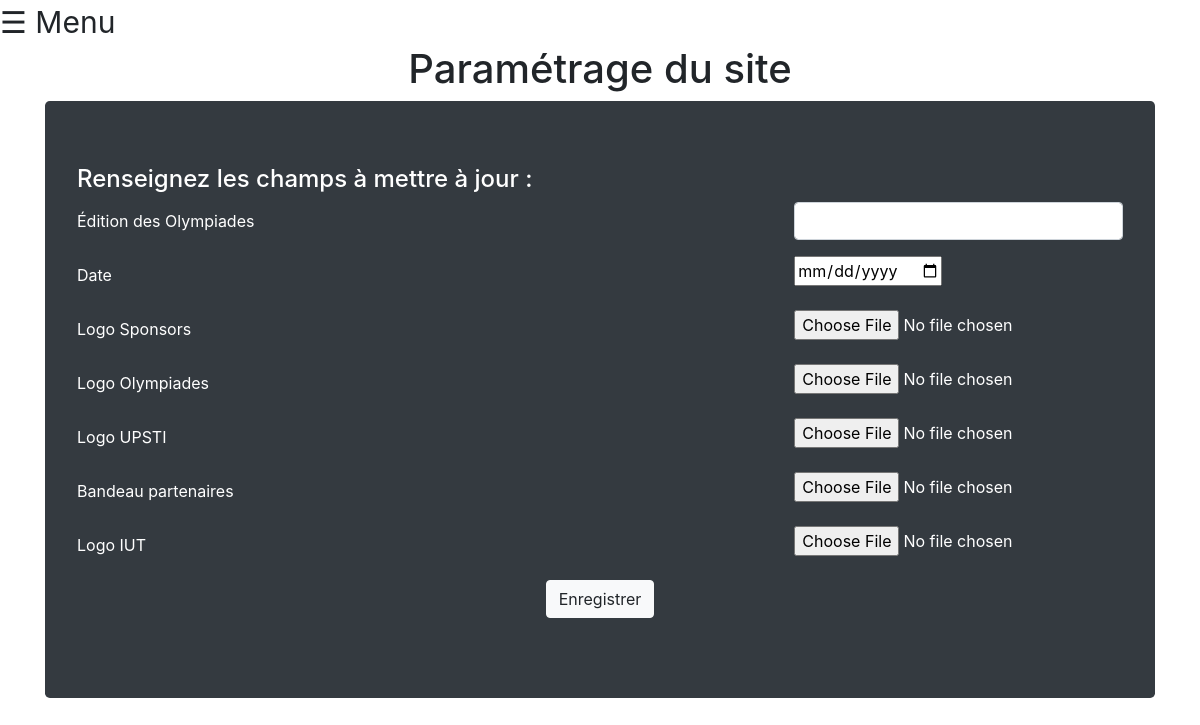
The page /site-web/templates/admin/parametrage.php (signed in) on the database as committed earlier.
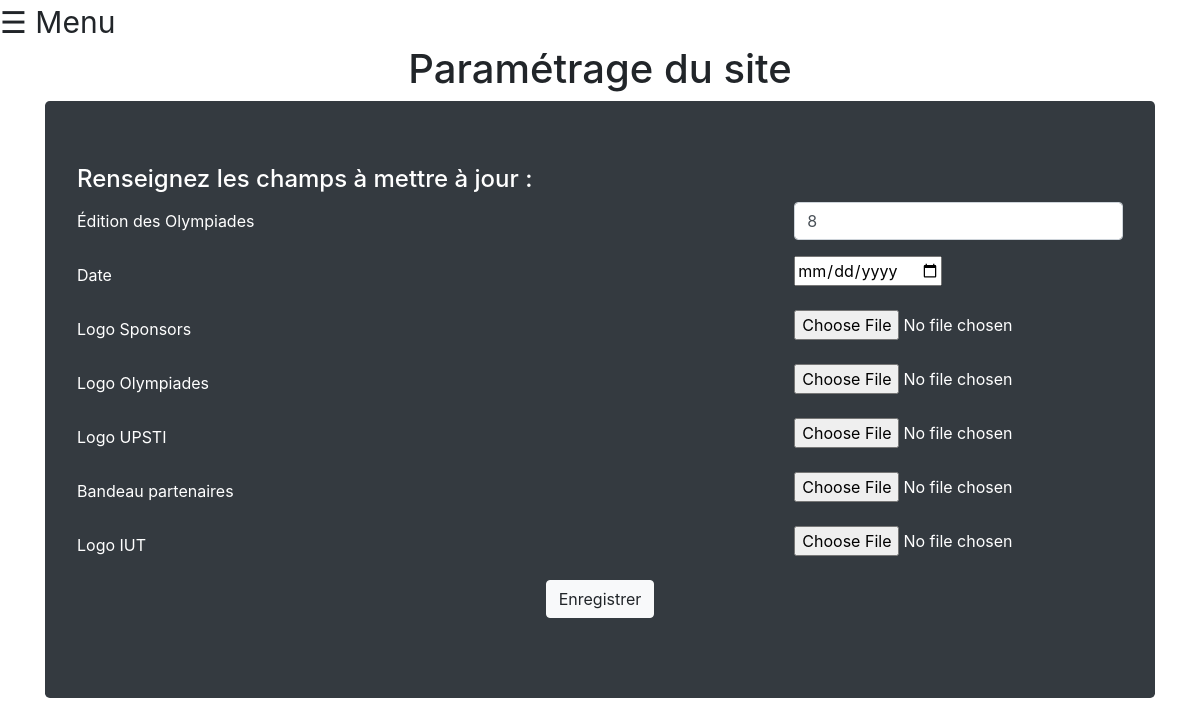
The same page on the database as committed later.
### tables this page shows
create table OLYMPIADES(
  NumEdition int,
  LogOlympiades varchar(100),
  LogoSponsor varchar(100),
  LogoUPSTI varchar(100),
  datetimeOlymp datetime,
  BandeauPartenaires varchar(100),
  LogoIUT varchar(100),
  PRIMARY KEY(NumEdition)
);

### site-web/templates/admin/parametrage.php (the view, shortened to what this page needs)
<html >
<head>
  <link rel="stylesheet" href="../../css/index.css"/>
  <link rel="stylesheet" href="../../bootstrap/css/bootstrap.min.css">
</head>
<body >
  <?php include 'menu_admin.php'; ?>
  <h1 class="h1 text-center">Paramétrage du site</h1>
  <div class="container">
    <div class="jumbotron bg-dark text-white">
      <h4 class="h4">Renseignez les champs à mettre à jour :</h4>
      <form method="POST" action="insertion_param.php">
        <div class="form-group row">
          <label for="edition" class="col-8 col-sm-8 col-md-8 col-lg-8 col-form-label">Édition des Olympiades</label>
          <div class="col-sm-4">
            <input id="edition" type="number" class="form-control" min="1" name="edition" value=
            <?php
            try{
              $db = connect_database();
              $stmt = $db->query("select NumEdition from OLYMPIADES");
              echo $stmt->fetch()["NumEdition"];
            }
            catch(Exception $e){
              $e->getMessage();
            }
            ?>
            />
          </div>
        </div>
        <div class="form-group row">
          <label for="date" class="col-8 col-sm-8 col-md-8 col-lg-8 col-form-label">Date</label>
          <div class="col-sm-4">
            <input id="date" name="date" type="date"/>
          </div>
        </div>
        <div class="form-group row">
          <label for="sponsors" class="col-8 col-sm-8 col-md-8 col-lg-8 col-form-label">Logo Sponsors</label>
          <div class="col-sm-4">
            <input id="sponsors" name="sponsors" type="file" value="none"/>
          </div>
        </div>
        <div class="form-group row">
          <label for="illustration" class="col-8 col-sm-8 col-md-8 col-lg-8 col-form-label">Logo Olympiades</label>
          <div class="col-sm-4">
            <input id="illu" name="illustration" type="file" value="none"/>
          </div>
        </div>
        <div class="form-group row">
          <label for="upsti" class="col-8 col-sm-8 col-md-8 col-lg-8 col-form-label">Logo UPSTI</label>
          <div class="col-sm-4">
            <input id="upsti" name="upsti" type="file" value="none"/>
          </div>
        </div>
        <div class="form-group row">
          <label for="bandeau" class="col-8 col-sm-8 col-md-8 col-lg-8 col-form-label">Bandeau partenaires</label>
          <div class="col-sm-4">
            <input id="bandeau" name="bandeau" type="file" value="none"/>
          </div>
        </div>
        <div class="form-group row">
          <label for="iut" class="col-8 col-sm-8 col-md-8 col-lg-8 col-form-label">Logo IUT</label>
          <div class="col-sm-4">
            <input id="iut" name="iut" type="file" value="none"/>
          </div>
        </div>
        <div class="text-center">
          <button id="enr" class="btn btn-light">Enregistrer</button>
        </div>
      </form>
    </div>
  </div>
</body>
</html>

### site-web/templates/admin/menu_admin.php (shortened to what this page needs)
<span style="font-size:30px;cursor:pointer" onclick="openNav()">&#9776; Menu</span>

### site-web/css/index.css (style rules this page uses)
body { font-family: "Lato", sans-serif; }

Rows that differ between the two databases and show on the page:
added olympiades: edition "8"
